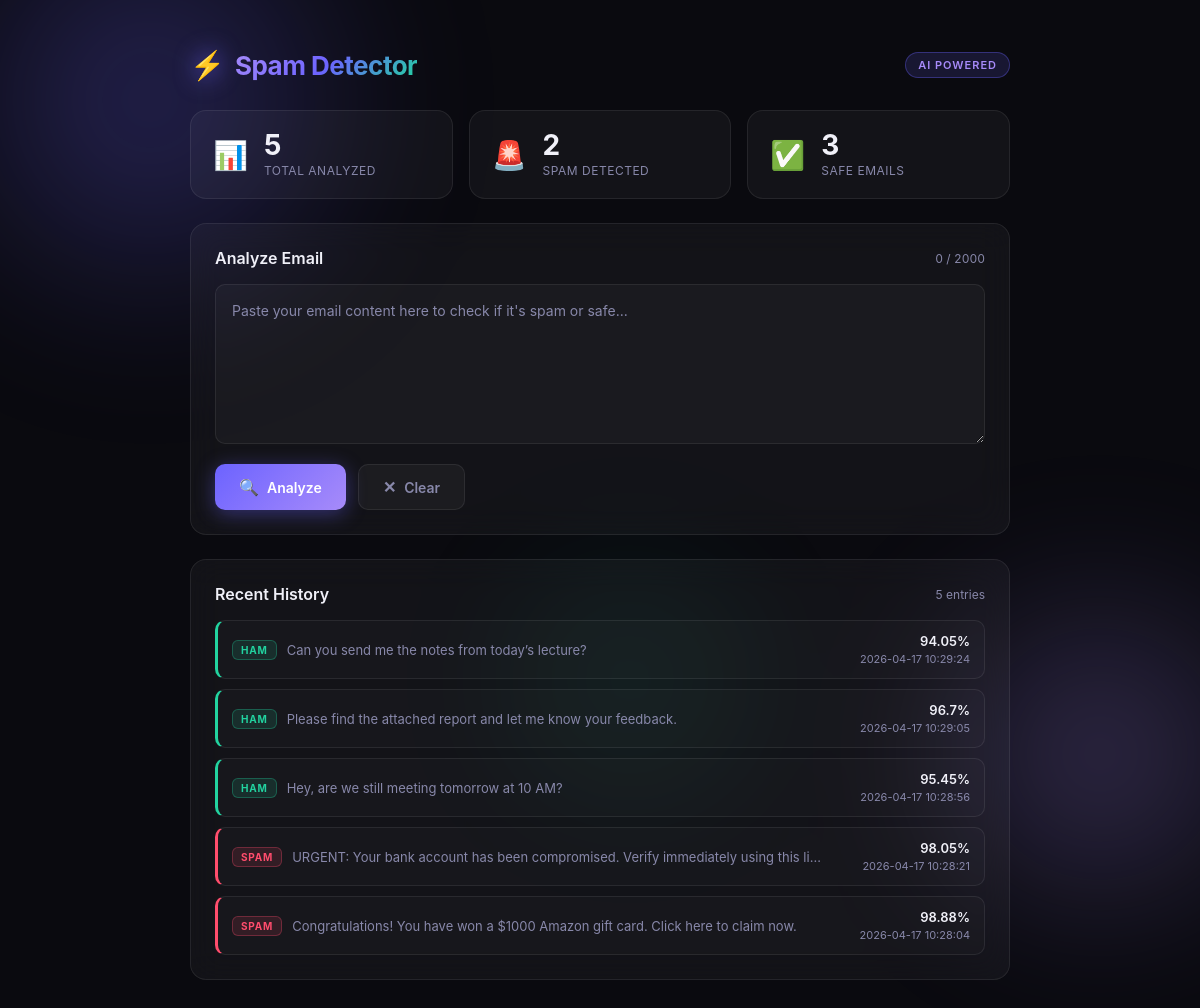
Before: / with the older database file.
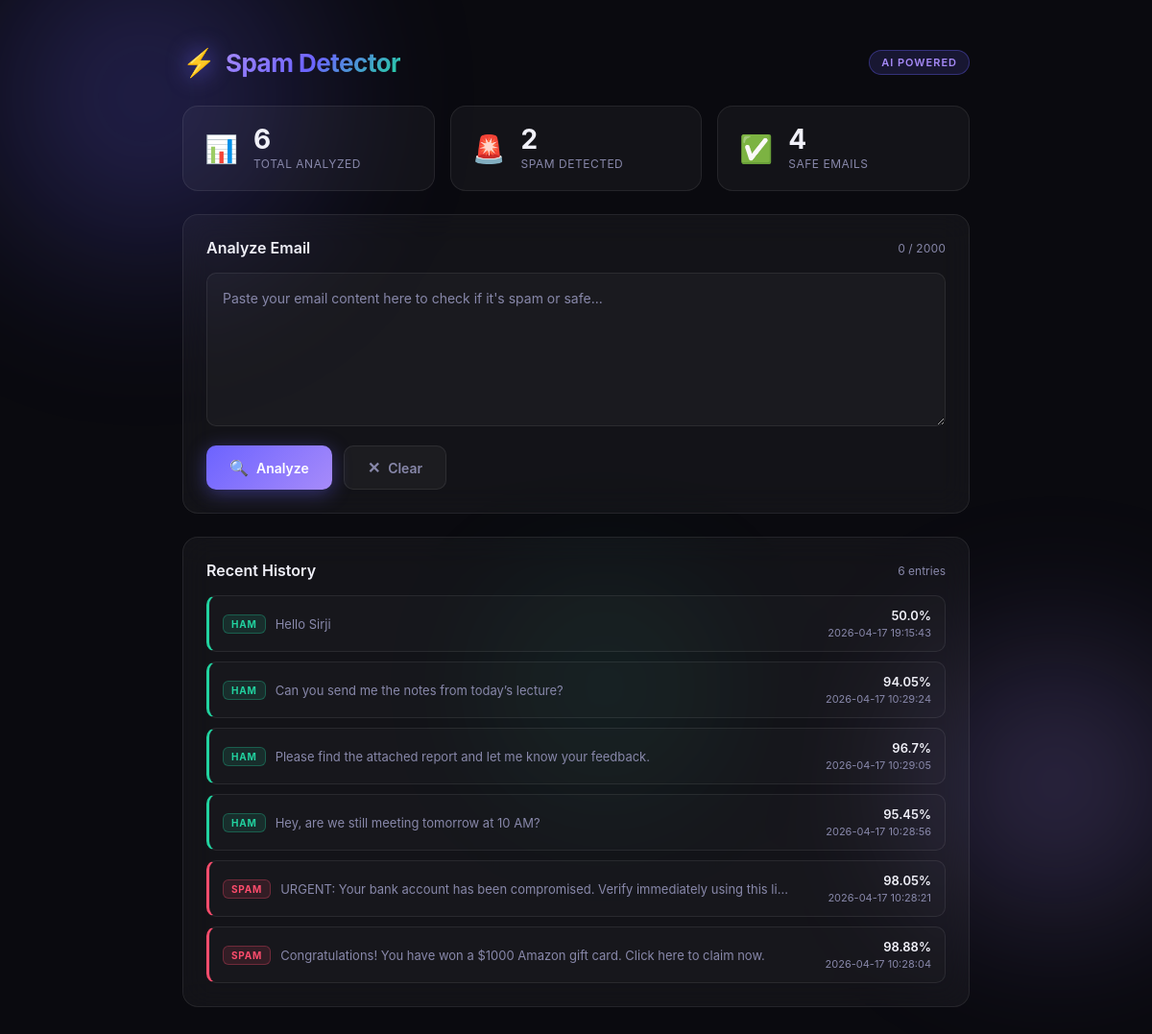
After: the same page with the newer database file.
### tables this page shows
CREATE TABLE history (
            id INTEGER PRIMARY KEY AUTOINCREMENT,
            email TEXT NOT NULL,
            result TEXT NOT NULL,
            confidence REAL NOT NULL,
            timestamp TEXT NOT NULL
        );

### app.py (the view)
@app.route("/")
def index():
    stats = get_stats()
    history = get_history()
    return render_template("index.html", stats=stats, history=history)

### app.py (called while the page is built)
def get_db():
    os.makedirs(DB_DIR, exist_ok=True)
    conn = sqlite3.connect(DB_PATH)
    conn.row_factory = sqlite3.Row
    return conn

def get_history():
    conn = get_db()
    rows = conn.execute(
        "SELECT * FROM history ORDER BY id DESC LIMIT 20"
    ).fetchall()
    conn.close()
    return [dict(r) for r in rows]

def get_stats():
    conn = get_db()
    total = conn.execute("SELECT COUNT(*) FROM history").fetchone()[0]
    spam = conn.execute("SELECT COUNT(*) FROM history WHERE result='spam'").fetchone()[0]
    ham = total - spam
    conn.close()
    return {"total": total, "spam": spam, "safe": ham}

### templates/index.html (shortened to what this page needs)
<!DOCTYPE html>
<html lang="en">
<head>
<link rel="stylesheet" href="{{ url_for('static', filename='style.css') }}" />
</head>
<body>
<div class="bg-orbs">
  <div class="orb orb1"></div>
  <div class="orb orb2"></div>
  <div class="orb orb3"></div>
</div>
<div class="container">
  <header class="header">
    <div class="logo">
      <span class="logo-icon">⚡</span>
      <span class="logo-text">Spam Detector</span>
    </div>
    <div class="header-badge">AI Powered</div>
  </header>
  <section class="stats-grid">
    <div class="stat-card">
      <div class="stat-icon total-icon">📊</div>
      <div class="stat-info">
        <div class="stat-value" id="stat-total">{{ stats.total }}</div>
        <div class="stat-label">Total Analyzed</div>
      </div>
    </div>
    <div class="stat-card">
      <div class="stat-icon spam-icon">🚨</div>
      <div class="stat-info">
        <div class="stat-value" id="stat-spam">{{ stats.spam }}</div>
        <div class="stat-label">Spam Detected</div>
      </div>
    </div>
    <div class="stat-card">
      <div class="stat-icon safe-icon">✅</div>
      <div class="stat-info">
        <div class="stat-value" id="stat-safe">{{ stats.safe }}</div>
        <div class="stat-label">Safe Emails</div>
      </div>
    </div>
  </section>
  <section class="input-panel glass">
    <div class="panel-header">
      <h2 class="panel-title">Analyze Email</h2>
      <span class="char-counter"><span id="char-count">0</span> / 2000</span>
    </div>
    <textarea
      id="email-input"
      class="email-textarea"
      maxlength="2000"
      placeholder="Paste your email content here to check if it's spam or safe..."
    ></textarea>
    <div class="btn-row">
      <button class="btn btn-primary" id="analyze-btn" onclick="analyzeEmail()">
        <span class="btn-icon">🔍</span>
        <span class="btn-label">Analyze</span>
      </button>
      <button class="btn btn-ghost" onclick="clearInput()">
        <span class="btn-icon">✕</span>
        <span class="btn-label">Clear</span>
      </button>
    </div>
  </section>
  <section class="history-panel glass">
    <div class="panel-header">
      <h2 class="panel-title">Recent History</h2>
      <span class="history-count" id="history-count">{{ history | length }} entries</span>
    </div>
    <div class="history-list" id="history-list">
      {% if history %}
        {% for item in history %}
        <div class="history-item {{ item.result }}">
          <div class="history-left">
            <span class="history-badge {{ item.result }}">{{ item.result | upper }}</span>
            <span class="history-text">{{ item.email[:80] }}{% if item.email|length > 80 %}...{% endif %}</span>
          </div>
          <div class="history-right">
            <span class="history-conf">{{ item.confidence }}%</span>
            <span class="history-time">{{ item.timestamp }}</span>
          </div>
        </div>
        {% endfor %}
      {% else %}
        <div class="empty-state">No analysis history yet. Start by analyzing an email above.</div>
      {% endif %}
    </div>
  </section>
</div>
</body>
</html>

Changed rows visible on the page:
added history: result "HAM", email "Hello Sirji", confidence "50.0", timestamp "2026-04-17 19:15:43"
Other visible differences:
{{ stats.total }}: "5" → "6"
{{ stats.safe }}: "3" → "4"
{{ history | length }}: "5" → "6"
